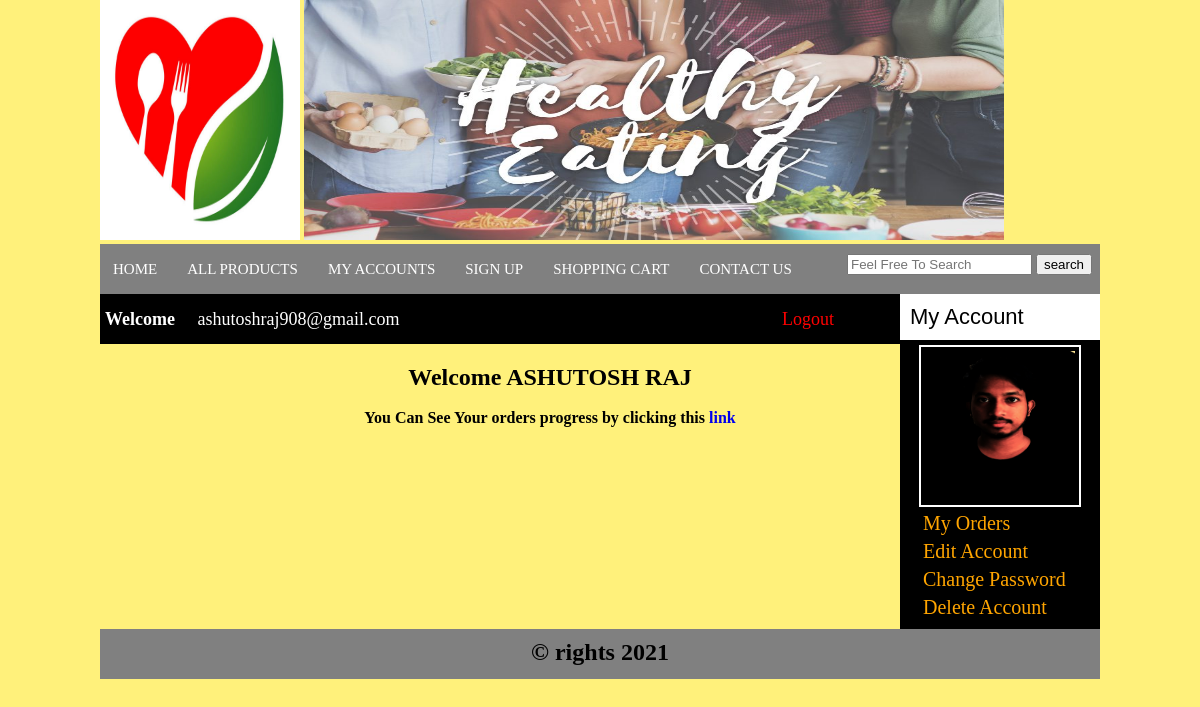
/customer/my_account.php (signed in), run on the app's committed database.
### tables this page shows
CREATE TABLE `customers` (
  `customer_id` int(10) NOT NULL,
  `customer_ip` varchar(255) NOT NULL,
  `customer_name` text NOT NULL,
  `customer_email` varchar(100) NOT NULL,
  `customer_pass` varchar(100) NOT NULL,
  `customer_country` text NOT NULL,
  `customer_city` text NOT NULL,
  `customer_contact` varchar(255) NOT NULL,
  `customer_address` text NOT NULL,
  `customer_image` text NOT NULL
);

### customer/my_account.php (the view, shortened to what this page needs)
<!Doctype>
<?php
include("functions/functions.php");
?>
<html>
<head>
	<link rel="stylesheet" href ="styles/style.css" media="all" />
</head>
<body>
    <div class="main">
         <div class="header">
             <a href="index.php"><img id="logo_image" src="images/logo.jpg" style="height: 30% "/></a>
              <img id="logo_image" src="images/logo1.jpg" style="width: 70%; height: 30% "/>
         </div>
        <div class="menubar">
            <ul id="menu">
                <li><a href="/Online_health_Shopping/index.php">HOME</a></li>
                <li><a href="/Online_health_Shopping/all_products.php">ALL PRODUCTS</a></li>
                <li><a href="/Online_health_Shopping/customer/my_account.php">MY ACCOUNTS</a></li>
                <li><a href="/Online_health_Shopping/customer_register.php">SIGN UP</a></li>
                <li><a href="/Online_health_Shopping/cart.php">SHOPPING CART</a></li>
                <li><a href="#">CONTACT US</a></li>
           </ul>
                <div id="form">
		            <form method="get" action="results.php" enctype="multipart/form-data">
		                <input type="text" name="user_query" placeholder="Feel Free To Search" />
		                <input  type="submit" name="search" value="search" />
		            </form>
                </div>
       </div>
              <div class="content">
			            <div id="sidebar">
			                <div id="sidebar_title">My Account</div>
			                    <ul id="cats">
                                   <?php
                                    $user=$_SESSION['customer_email'];
                                    $get_img="select * from customers where customer_email='$user'";
                                    $run_img=mysqli_query($con,$get_img);
                                    $row_img=mysqli_fetch_array($run_img);
                                    $c_image=$row_img['customer_image'];
                                    $c_name=$row_img['customer_name'];
                                    echo "<p style='text-align:center;'>  <img src='customer_images/$c_image' width='150' height='150' />";
                                     ?>
			                       <li><a href="/Online_health_Shopping/cart.php">My Orders</a></li>
			                       <li><a href="my_account.php?edit_account">Edit Account</a></li>
			                       <li><a href="my_account.php?change_pass">Change Password</a></li>
			                       <li><a href="my_account.php?delete_account">Delete Account</a></li>
			                     </ul>
			                </div>
          <div id="content_area">
             <div id="shopping_cart">
                  <span style="float: left; font-size: 18px; padding: 5px; line-height: 40px">
                    <?php
                            if(isset($_SESSION['customer_email']))
                            {
                               echo "<b>Welcome &emsp;</b>".$_SESSION['customer_email'];
                            }
                    ?>
                 <?php
                   if(!isset($_SESSION['customer_email']))
                   {
                     echo "<a href='checkout.php' style='color:red; text-decoration:none;'>&emsp;&emsp;&emsp;&emsp;&emsp;&emsp;Login</a>";
                   }
                   else
                   {
                       echo "<a href='logout.php' style='color:red; text-decoration:none'>&emsp;&emsp;&emsp;&emsp;&emsp;&emsp;&emsp;&emsp;&emsp;&emsp;&emsp;&emsp;&emsp;&emsp;&emsp;&emsp;&emsp;&emsp;&emsp;&emsp;&emsp;Logout</a>";
                   }
               ?>
                </span>
             </div>
			              <div id="products_box">
                           <?php
                                 if(!isset($_GET['my_orders']))
                                 {
                                 	if(!isset($_GET['edit_account']))
                                 	{
                                 		if(!isset($_GET['change_pass']))
                                          {
                                           if(!isset($_GET['delete_account']))
                                            {
                             echo 	"<h2> Welcome  $c_name </h2><br>";
			                 echo  "<b>You Can See Your orders progress by clicking this <a href='my_account.php?my_orders'>link</a></b>";
			             }
                    }
			         }
			     }
                        ?>
                      			              </div>
          </div>
    </div>
         <div id="footer">
                          <h2 style="text-align: center;padding-top: 10px ">&copy rights 2021</h2>
         </div>
</div>
</body>
</html>

### customer/styles/style.css (style rules this page uses)
html, body, div, span, applet, object, iframe, h1, h2, h3, h4, h5, h6, p, blockquote, pre, a, abbr, acronym, address, big, cite, code, del, dfn, em, img, ins, kbd, q, s, samp, small, strike, strong, sub, sup, tt, var, b, u, i, center, dl, dt, dd, ol, ul, li, fieldset, form, label, legend, table, caption, tbody, tfoot, thead, tr, th, td, article, aside, canvas, details, embed, figure, figcaption, footer, header, hgroup, menu, nav, output, ruby, section, summary, time, mark, audio, video { margin: 0; padding: 0; border: 0; vertical-align: baseline; }
body { background:white; }
.main { width:1000px; height:auto; margin:auto; }
.header { width:1000px; height: auto; margin: auto; }
#logo_image { width:20%; height: 15%; }
.menubar { width: 1000px; height: 50px; background:grey; }
#menu { padding: 0; margin: 0; line-height: 35px; float: left; }
#menu li { list-style: none; display: inline; }
#menu a { text-decoration: none; color: white; padding: 8px; margin: 5px; font-size: 15px; line-height: 50px; font-family: COMIC SANS MS; }
#form { float: right; padding-right: 8px; line-height: 40px; }
.content { width: 1000px; margin: auto; }
#content_area { width:700px; margin: auto; float: left; }
#sidebar { width: 200px; background:black; float: right; }
#sidebar_title { background: white; color: black; font-size: 22px; font-family: arial; padding: 10px; }
#cats { text-align: left; padding: 5px; height: auto; }
#cats li { list-style: none; margin: 5px; }
#cats a { text-decoration:none; color: orange; padding: 8px; margin: 5px; font-size: 20px; font-family:COMIC SANS MS; text-align: left; }
#cats img { border:2px solid white; padding: 4px; }
#products_box { width: 800px; text-align: center; margin-left: 30px; margin-bottom: 10px; padding: 20px; }
#products_box a { text-decoration: none; }
#shopping_cart { width: 800px; height: 50px; background:black; color: white; }
#footer { width: 1000px; height: 50px; clear: both; background: grey; margin: auto; }

### customer/my_account.php (style rules this page uses)
body { background:#ffeb3bab; }

### data on the page
customers: customer_image (picture), customer_name "ASHUTOSH RAJ"

### other printed values
$_SESSION['customer_email'] "ashutoshraj908@gmail.com"
